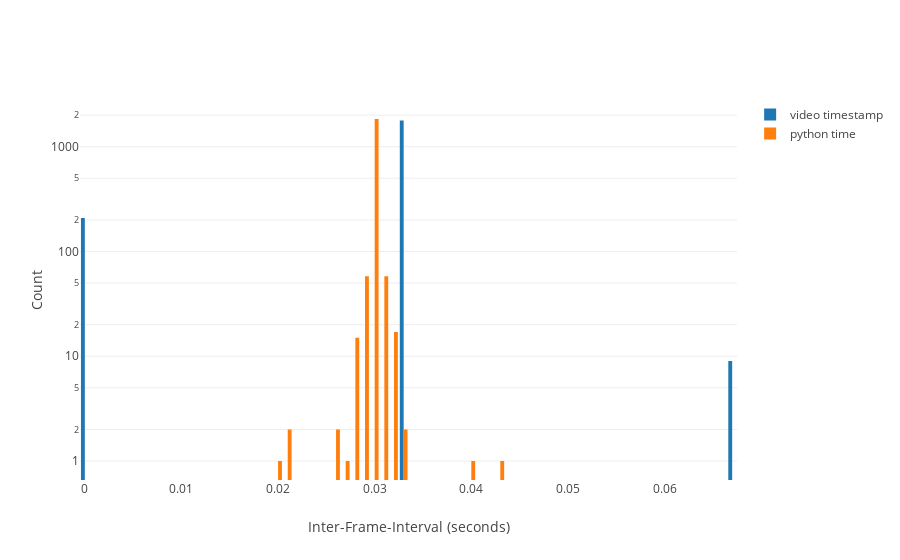

The cell this chart's notebook holds for it:
### Markdown cell above
In the above plot, timestamp interval is often '0'. This occurs when the frameTimeStamp does not increment from one frame to the next and is presumably a reflection of how the video is actually being recorded. Note, a '0' interval will be followed by a interval that is twice the target interval.

Remember, frames are being generated by an arduino (e.g. a scope) at 30 ms intervals while video is being recored at 30 fps giving a 'timestamp interval' of 0.0333

### Code cell
# frame interval histogram

timestampHist = go.Histogram(x=timestampInterval, name = "video timestamp")
pythonTimeHist = go.Histogram(x=timeInterval, name = "python time")

fig = {
    'data': [timestampHist, pythonTimeHist],
    'layout': {
        'xaxis': {'title': 'Inter-Frame-Interval (seconds)'},
        'yaxis': {'title': "Count", 'type': "log"}
    }
}

iplot(fig, filename='pandas/multiple-scatter')

### Figure 1 — Plotly figure (JSON) as saved in the notebook; plotly's stock layout.template omitted (floating-point values rounded to 4 significant figures; data arrays with more than 128 entries replaced by an {"elided": "..."} marker saying what was removed)
{"data": [{"name": "video timestamp", "type": "histogram", "x": {"elided": "1996 float values"}}, {"name": "python time", "type": "histogram", "x": {"elided": "1996 float values"}}], "layout": {"xaxis": {"title": "Inter-Frame-Interval (seconds)"}, "yaxis": {"title": "Count", "type": "log"}}}
